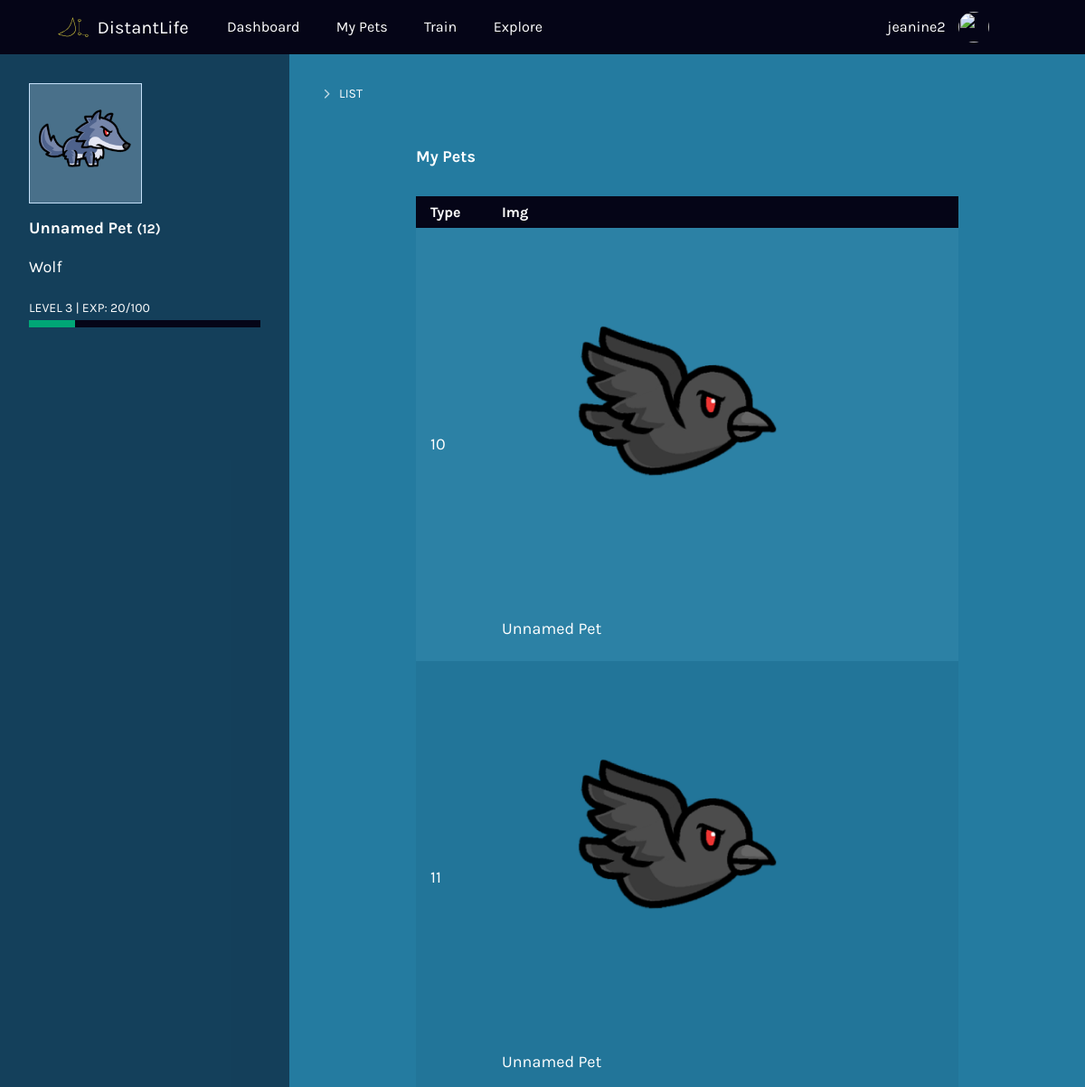
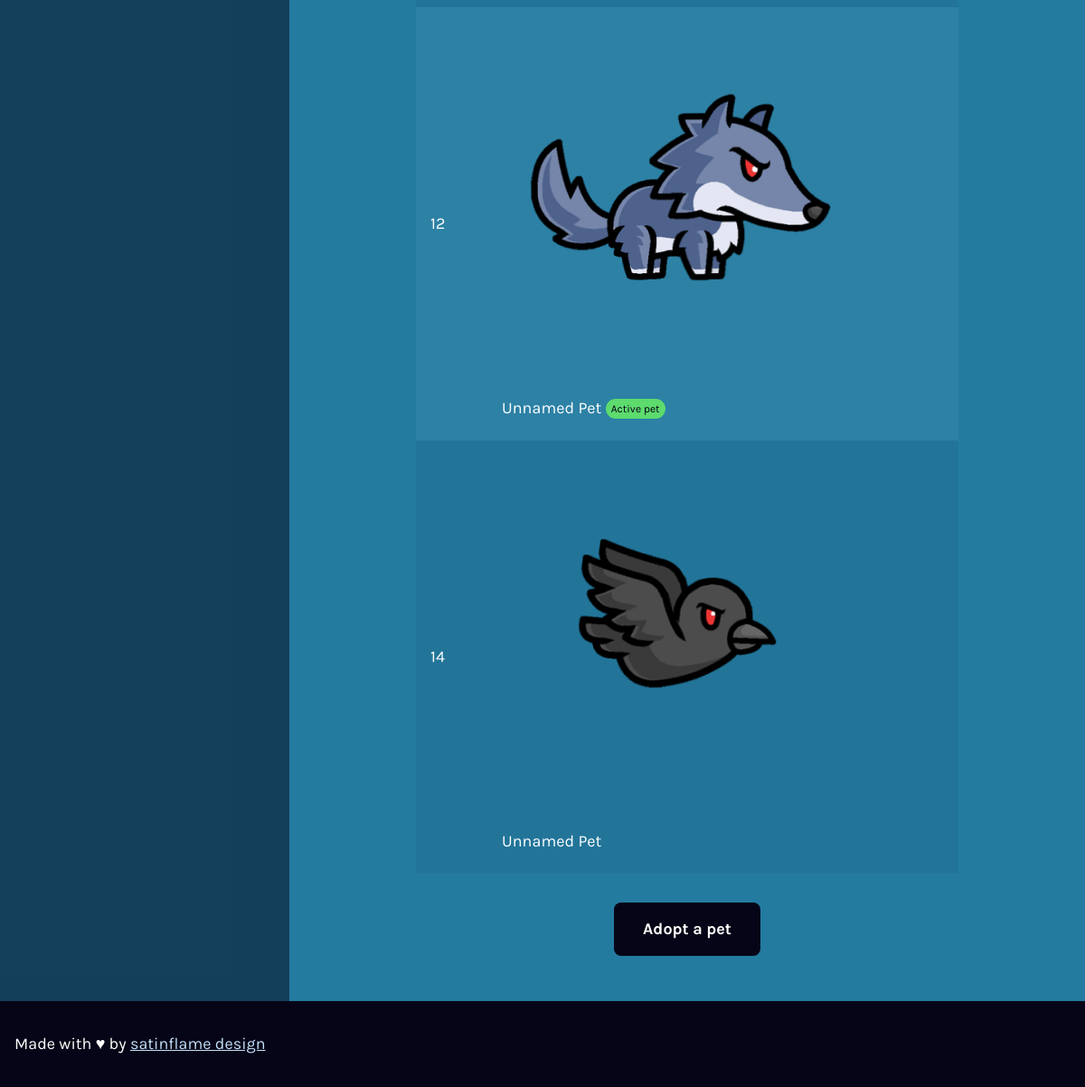
The app's page /pets (signed in) with its own data (2 pictures, top to bottom).
### tables this page shows
CREATE TABLE `users` (
  `id` integer,
  `username` varchar(255) NOT NULL,
  `full_name` varchar(255),
  `password` hash,
  `email` varchar(255),
  `created_at` timestamp,
  `last_login` timestamp,
  `preferred_lang` integer,
  `learning_lang` integer, `active_pet_id` integer,
  PRIMARY KEY(id)
);

CREATE TABLE `pets` (
  `id` integer,
  `type` integer,
  `name` varchar(255),
  `created` timestamp,
  `exp` integer,
  PRIMARY KEY(id)
);

CREATE TABLE `pet_types` (
  `id` integer,
  `imgsrc` varchar(255),
  `pet_type` varchar(255), `exp_required` integer,
  PRIMARY KEY(id)
);

### application.py (the view)
@app.route("/pets")
@login_required
def pets():
    pets_owned = db.execute("SELECT pets.id, pet_types.imgsrc, pets.created, pets.exp, pets.name, users.active_pet_id FROM owners JOIN pets ON pets.id = owners.pet_id JOIN pet_types ON pets.type = pet_types.id JOIN users ON users.id = owners.owner_id WHERE owner_id = ?", session["user_id"])
    return render_template("list.html", pets_owned=pets_owned)

### application.py (called while the page is built)
@app.after_request
def after_request(response):
    response.headers["Cache-Control"] = "no-cache, no-store, must-revalidate"
    response.headers["Expires"] = 0
    response.headers["Pragma"] = "no-cache"
    return response

### helpers.py (called while the page is built)
def login_required(f):
    @wraps(f)
    def decorated_function(*args, **kwargs):
        if session.get("user_id") is None:
            return redirect("/login")
        return f(*args, **kwargs)
    return decorated_function

### templates/list.html (shortened to what this page needs)
{% extends "layout.html" %}
{% block main %}
<h1>My Pets</h1>
{% if (pets_owned|length) > 0 %}
<table class="table table-striped">
    <thead>
        <tr>
            <th>Type</th>
            <th>Img</th>
        </tr>
    </thead>
    <tbody>
        {% for pets in pets_owned %}
        <tr>
            <td>{{ pets.id }}</td>
            <td><img src="/static/{{ pets.imgsrc }}" alt="" />
            <br/>
            <p>{{ pets.name }}
              {% if pets.id == pets.active_pet_id %}
              <span class="badge badge-success">Active pet</span>
              {% endif %}
            </p>
            </td>
        </tr>
        {% endfor %}
    </tbody>
</table>
{% else %}
    <p>No pets</p>
{% endif %}
<p class="text-center"><a class="btn btn-primary" href="/adopt">Adopt a pet</a></p>
{% endblock %}

### templates/layout.html (shortened to what this page needs)
<!DOCTYPE html>
<html lang="en">
  {%
  set my_data = 'cookie'
  %}
  {% include 'global/head.html' %}
<body class="text-gray-900 font-sans antialiased">
  {% include 'global/header.html' %}
  <div class="layout-secondary">
    <div class="layout-secondary-main theme-inversed">
      <main>
        {% include 'global/breadcrumb.html' %}
        <div class="secondary-main">
          {% block main %}{% endblock %}
        </div>
      </main>
    </div>
    <div class="layout-secondary-aside theme-inversed">
      {% include 'global/sidebar.html' %}
    </div>
  </div>
  {% include 'global/footer.html' %}
</body>
</html>

### templates/global/head.html (shortened to what this page needs)
<head>
  <link href="{{ url_for('static', filename='proj04.css') }}" rel="stylesheet">
  <link href="{{ url_for('static', filename='overrides.css') }}" rel="stylesheet">
</head>

### templates/global/header.html (shortened to what this page needs)
<header class="header">
  <div class="container">
    <div class="menu-container">
      <div class="menu-logo">
        <h1><a class="logo" href="/"><img src="/static/distantlife-logo.svg" height="28" width="140"
              alt="Distant Life" /></a></h1>
      </div>
      <nav id="siteMenu" role="menu" aria-labelledby="menubutton">
        <ul class="list-unstyled list-inline">
          {% if session.user_id %}
          <li><a href="/">Dashboard</a></li>
          <li><a href="/pets">My Pets</a></li>
          <li><a href="#">Train</a></li>
          <li><a href="#">Explore</a></li>
          {% endif %}
        </ul>
        <ul class="list-unstyled list-inline">
          {% if session.user_id %}
            <li class="menu-user"><a href="#">{{ username }}
              <img alt="" src="https://www.satinflame.com/img/icons/apple-touch-icon.png" width="34" height="34" class="rounded-circle">
            </a></li>
            <li class="has-dropdown"><a class="hide-md" href="#" aria-haspopup="true">
            </a>
            </li>
          {% else %}
            <li><a href="/signup">Sign Up</a></li>
            <li><a href="/login">Login</a></li>
          {% endif %}
        </ul>
      </nav>
    </div>
  </div>
</header>

### templates/global/breadcrumb.html (shortened to what this page needs)
<nav class="breadcrumb" aria-label="breadcrumb">
  <ol>
    <li><a class="active" aria-current="page" href="#">{{ title_s }}</a>
    </li>
  </ol>
</nav>

### templates/global/sidebar.html (shortened to what this page needs)
{% from "./macros.html" import usedalot, get_data with context %}
<aside>
  {% if (session.get("active_pet")) %}
  <p class="text-center my-0 pet-box ">
    <img width="200" height="200" src="{{ url_for('static', filename=session['active_pet']['imgsrc']) }}" alt="{{session['active_pet']['type']}}" />
  </p>
  <h3>{{session["active_pet"]["name"]}} <small>({{session["active_pet"]["id"]}})</small></h3>
  <p>{{session["active_pet"]["type"]}}</p>
  <p class="text-small-caps mb-0">Level {{ session["active_pet"]["exp"] // 100 }} | Exp: {{ session["active_pet"]["exp"] % 100 }}/100 </p>
  <div class="progressbar" role="progressbar" aria-valuenow="{{ session['active_pet']['exp'] % 100 }}" aria-valuemin="0" aria-valuemax="100">
    <span class="filled" style="width: {{ session['active_pet']['exp'] % 100 }}%;"></span>
  </div>
  {% endif %}
</aside>

### templates/global/footer.html (shortened to what this page needs)
<footer class="footer theme-inversed">
  <div class="container">
    <div class="footer-logo">
      <p>Made with &hearts; by <a href="https://satinflame.com">satinflame design</a></p>
    </div>
  </div>
</footer>

### records on screen
users: username "jeanine2"
pets: id "10", imgsrc (picture), name "Unnamed Pet"
pets: id "11", imgsrc (picture), name "Unnamed Pet"
pets: id "12", imgsrc (picture), name "Unnamed Pet", shows "Active pet"
pets: id "14", imgsrc (picture), name "Unnamed Pet"
pet_types: active_pet.type "Wolf"

### other values on screen
{{ title_s }} "LIST"
{{ session["active_pet"]["name"] }} "Unnamed Pet"
{{ session["active_pet"]["id"] }} "12"
{{ session["active_pet"]["exp"] // 100 }} "3"
{{ session["active_pet"]["exp"] % 100 }} "20"
